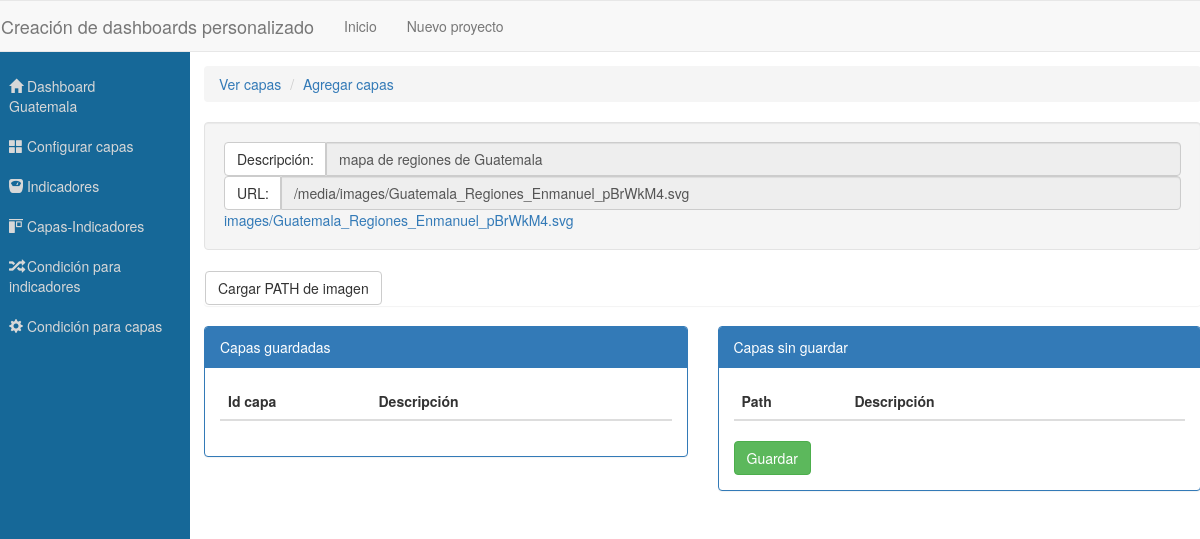
Page /project/29/image/29/add_layers/ on the committed database.
### dashboardConfigApp/models.py (models this page shows, shortened)
class Proyecto(models.Model):
	nombre = models.CharField(max_length=100)
	descripcion = models.CharField(max_length=100, default='')
	fechaCreacion = models.DateTimeField(default=timezone.now)

class Image(models.Model):
	descripcion = models.CharField(max_length=100)
	imagen = models.FileField(upload_to='images/', default='images/none_image.jpg')
	proyecto = models.ForeignKey(Proyecto)
	def __str__(self):
		return self.imagen.name

### dashboardConfigApp/views.py (the view, shortened to what this page needs)
# urls.py: url(r'^project/(?P<idproject>\d+)/image/(?P<pk>\d+)/add_layers/', AddLayer.as_view(), name='add_layer'),
class AddLayer( UpdateView ):
    model = Image
    template_name = "layers/create_layer.html"
    success_url = reverse_lazy( 'home' )
    fields = [
        'descripcion',
        'imagen',
    ]
    def get_context_data( self, **kwargs ):
        context = super( AddLayer, self ).get_context_data( **kwargs )
        project = Proyecto.objects.get( pk=self.object.proyecto.pk )
        context[ 'project' ] = project
        context[ 'LayerFormSet' ] = LayerFormSet()
        context[ 'singleImage' ] = self.object
        return context

### dashboardConfigApp/templates/layers/create_layer.html (shortened to what this page needs)
{% extends 'layers/layers.html' %}
{% block contentLayers %}
   <div>
       	<div class="well">
            <div class="input-group proyect-detail">
              <span class="input-group-btn">
                <label class="btn btn-default">Descripción:</label>
              </span>
              <input type="text" class="form-control" id="txtDescripcionImage" value="{{singleImage.descripcion}}" disabled="">
            </div>
            <div class="input-group proyect-detail">
              <span class="input-group-btn">
                <label class="btn btn-default">URL:</label>
              </span>
              <input disabled type="text" class="form-control" value="{{singleImage.imagen.url}}">
            </div>
            <a target="_blank" href= '{{ singleImage.imagen.url }}'>{{ singleImage }}</a>
        </div>
        <div class="panel">
             <a class="btn btn-default" id="btnLoadDataOfImage">Cargar PATH de imagen</a>
        </div>
         <div class="row">
            <div class="col-lg-6">
                 <div class="panel panel-primary">
                    <div class="panel-heading">
                        Capas guardadas
                    </div>
                     <div class="panel-body">
                         <table class="table table-striped">
                            <thead>
                                <th class="col-lg-4">Id capa</th>
                                <th class="col-lg-8">Descripción</th>
                            </thead>
                        </table>
                    </div>
                </div>
            </div>
            <div class="col-lg-6">
                 <div class="panel panel-primary">
                    <div class="panel-heading">
                        Capas sin guardar
                    </div>
                     <div class="panel-body">
                         <form action=""  method="POST">
                             {% load widget_tweaks %}
                             <table class="table table-striped">
                                <thead>
                                    <th class="col-lg-3">Path</th>
                                    <th class="col-lg-7">Descripción</th>
                                    <th class]="col-log-2"></th>
                                </thead>
                            </table>
                             <input type="submit" class="btn btn-success" value="Guardar">
                         </form>
                    </div>
                 </div>
            </div>
    </div>
</div>
{% endblock contentLayers %}

### dashboardConfigApp/templates/project/configProject.html
{% extends "base.html" %}
{% block content %}
		<div class="row row-panel-project">
			<div class="container-panel">
				<div class="col-lg-2 panel-project">
					<nav>
						<ul>
							<li><a href="{% url 'configProject' project.pk %}"><span class="glyphicon glyphicon-home"></span> {{project.nombre}}</a></li>
							<li><a href="{% url 'get_update_layers' project.pk  singleImage.pk %}"><span class="glyphicon glyphicon-th-large"></span> Configurar capas</a></li>
							<li><a href=""><span class="glyphicon glyphicon-scale"></span> Indicadores</a></li>
							<li><a href=""><span class="glyphicon glyphicon-object-align-top"></span> Capas-Indicadores</a></li>
							<li><a href=""><span class="glyphicon glyphicon-random"></span> Condición para indicadores</a></li>
							<li><a href=""><span class="glyphicon glyphicon-cog"></span> Condición para capas</a></li>
						</ul>
					</nav>
				</div>
				<div class="col-lg-10 panel_selected">
					{% block project-options %}
					{% endblock project-options %}
				</div>
			</div>
		</div>
{% endblock content %}

### dashboardConfigApp/static/css/new_project.css (style rules this page uses)
.row-panel-project { height:100vh;display:flex }
.row-panel-project .container-panel { flex:1;display:flex }
.row-panel-project .container-panel .panel-project,.row-panel-project .container-panel .panel_selected { overflow-y:auto;padding:1em }
.row-panel-project .container-panel .panel-project { background:#166898 }
.row-panel-project .container-panel .panel-project nav ul { margin-left:0;padding-left:0 }
.row-panel-project .container-panel .panel-project nav ul li { list-style:none;padding:10px }
.row-panel-project .container-panel .panel-project nav ul li a { text-decoration:none;margin:0;display:block;width:100%;height:100%;color:#d8d8d8 }

### rows in the picture
Proyecto: nombre "Dashboard Guatemala"
Image: descripcion "mapa de regiones de Guatemala", imagen "/media/images/Guatemala_Regiones_Enmanuel_pBrWkM4.svg", imagen "images/Guatemala_Regiones_Enmanuel_pBrWkM4.svg"
